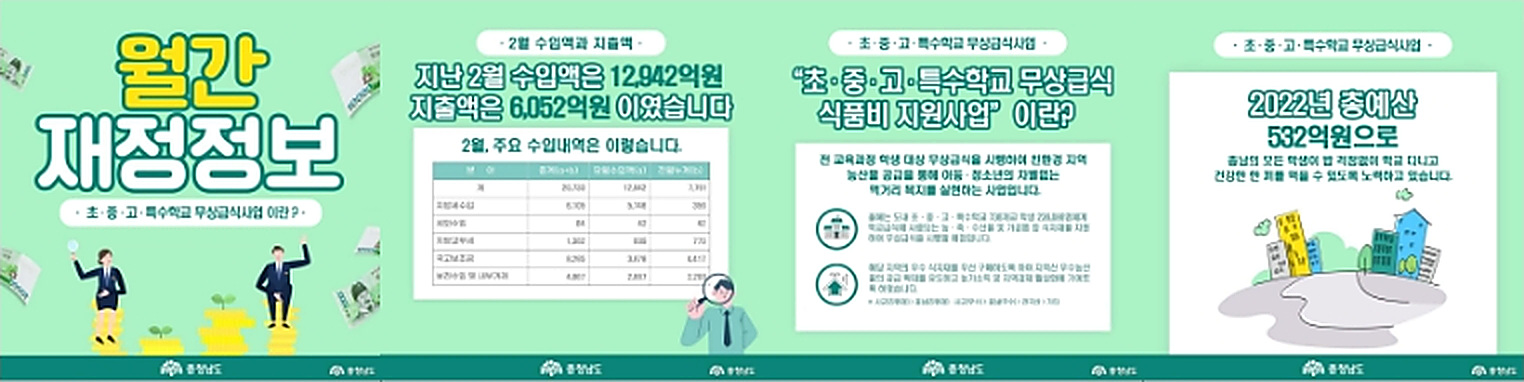
#> input picture images/content/sub/design/card-news-02.jpg, 1524 x 382 px, given in place of card_news.jpg, which was not available
$ python process_design_images.py
#> lines starting #> are read from the running program, lines starting #| are printed output that depends on the picture; pictures that were not available may be replaced by others from this repository, and a replacement may not be noted
from pathlib import Path

from PIL import Image, ImageEnhance, ImageFilter

ROOT = Path(__file__).resolve().parents[1]
DESIGN = ROOT / "images" / "content" / "sub" / "design"


def polish(image: Image.Image) -> Image.Image:
    image = image.resize((image.width * 2, image.height * 2), Image.Resampling.LANCZOS)
    image = ImageEnhance.Contrast(image).enhance(1.035)
    return image.filter(ImageFilter.UnsharpMask(radius=1.4, percent=125, threshold=3))


def stack(parts: list[Image.Image], gap: int) -> Image.Image:
    canvas = Image.new("RGB", (max(p.width for p in parts), sum(p.height for p in parts) + gap * (len(parts) - 1)), "white")
    y = 0
    for part in parts:
        canvas.paste(part, ((canvas.width - part.width) // 2, y))
        y += part.height + gap
    return canvas


def save(image: Image.Image, name: str) -> None:
    image.save(DESIGN / name, quality=94, subsampling=0, optimize=True)


card = Image.open(DESIGN / "card_news.jpg").convert("RGB")
#> card is the input picture: PIL image 1524x382 RGB; mean R, G, B 177.9, 224.5, 200.6
card_rows = [card.crop(box) for box in [(28, 108, 790, 298), (28, 497, 790, 687), (28, 883, 790, 1074), (28, 1270, 790, 1461), (28, 1652, 790, 1843)]]
#> card_rows = 5 items
save(polish(stack(card_rows, 26)), "card_news-clean.jpg")
#> in stack, `canvas = Image.new("RGB", (max(p.width for p in parts), sum(p.height f..`: canvas: PIL image 762x1057 RGB; every value is 255
#> the loop in stack, `for part in parts:` made 5 passes
#> y on passes 1 to 5: 216, 432, 649, 866, 1083
#> after the loop in stack, `for part in parts:`:
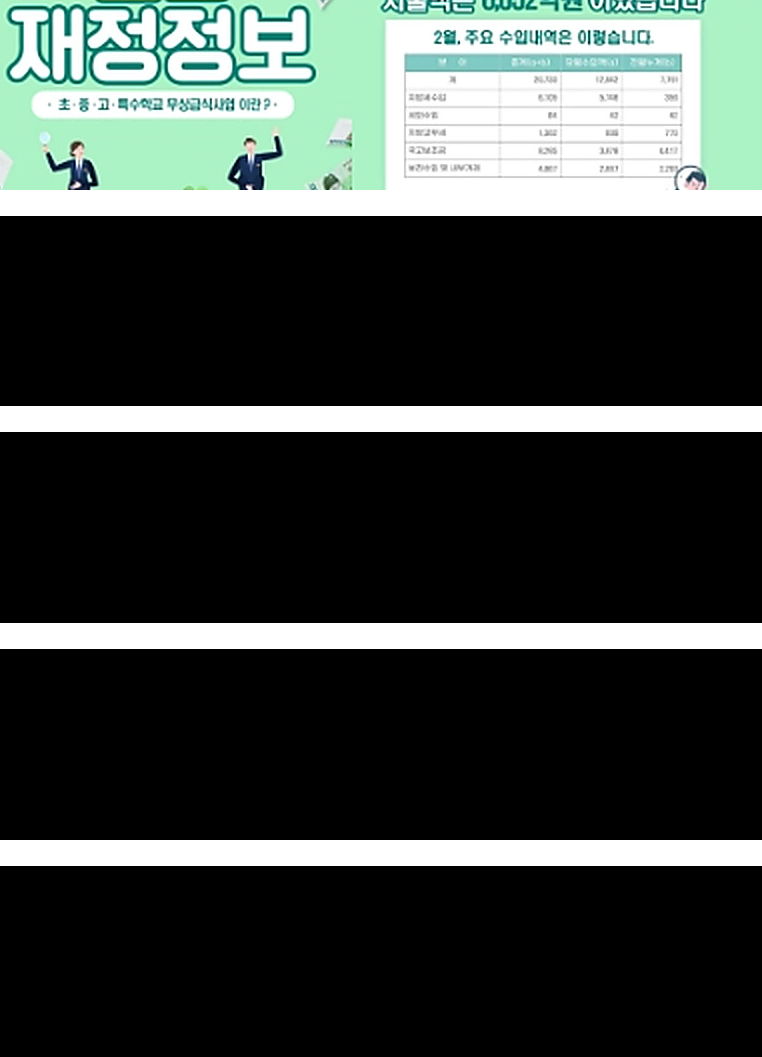
#> canvas: PIL image 762x1057 RGB; mean R, G, B 59, 66.1, 62.9
#> after the loop in stack, `for part in parts:`: y = 1083
for month, row in zip(("06", "05", "04", "03", "02"), card_rows):
    save(polish(row), f"card-news-{month}.jpg")
#> this loop made 5 passes
#> month on passes 1 to 5: '06', '05', '04', '03', '02'
#> pass 1, in polish (call 2), `image = image.resize((image.width * 2, image.height * 2), Image.Resamp..`:
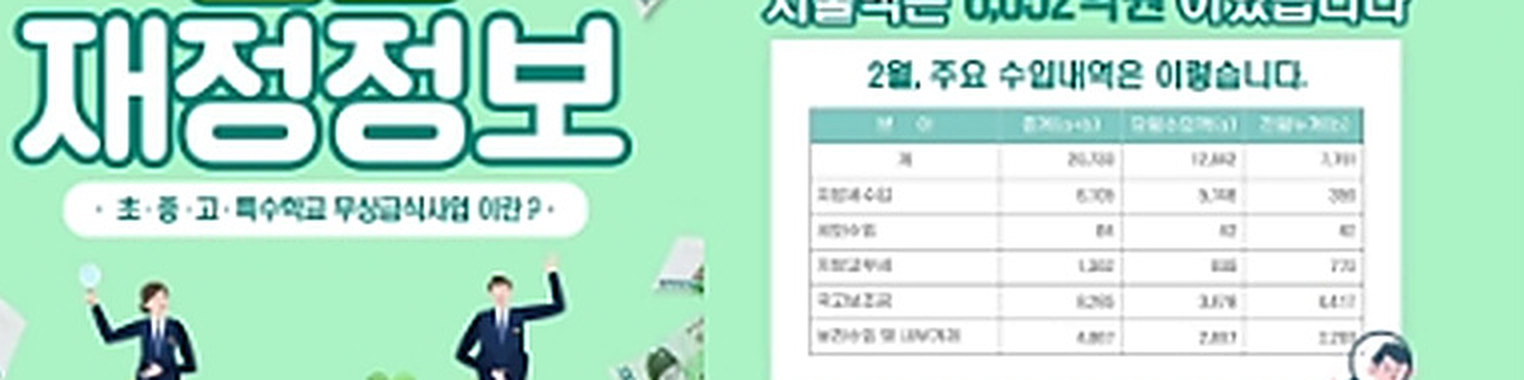
#> image: PIL image 1524x380 RGB; mean R, G, B 188.6, 228.3, 210.1

banner = Image.open(DESIGN / "banner&popup.jpg").convert("RGB")
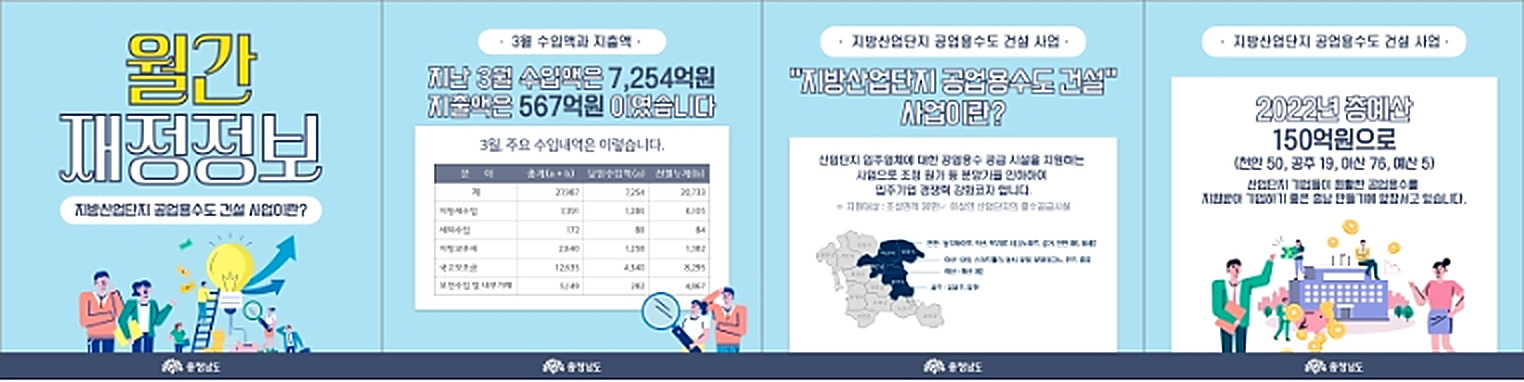
#> input picture images/content/sub/design/card-news-03.jpg, 1524 x 382 px, given in place of banner&popup.jpg, which was not available
#> banner is the input picture: PIL image 1524x382 RGB; mean R, G, B 187.5, 211.5, 221.8
save(polish(stack([banner.crop((33, 112, 784, 512)), banner.crop((33, 719, 784, 1459))], 30)), "banner-popup-clean.jpg")
#> call 2 of stack, with gap = 30
#> in stack (call 2), `canvas = Image.new("RGB", (max(p.width for p in parts), sum(p.height f..`: canvas: PIL image 751x1170 RGB; every value is 255
#> after the loop in stack (call 2), `for part in parts:`:
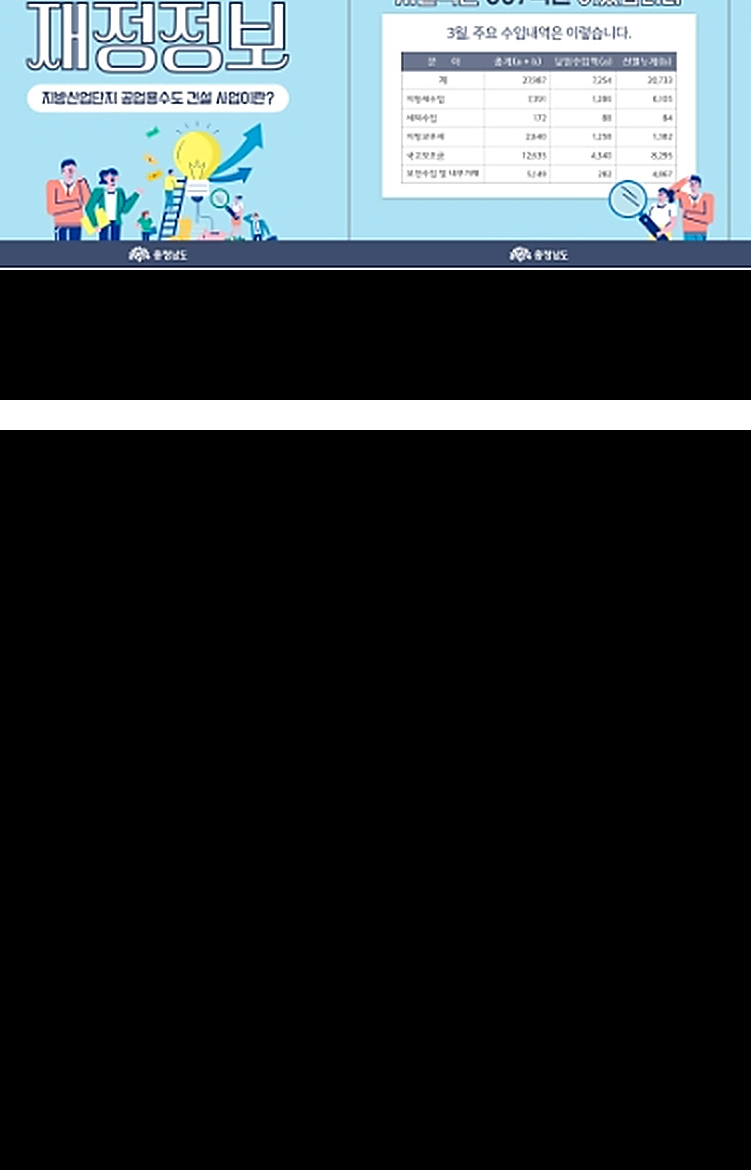
#> canvas: PIL image 751x1170 RGB; mean R, G, B 47.7, 53.8, 56.5
#> after the loop in stack (call 2), `for part in parts:`: y = 1200

proposal = Image.open(DESIGN / "proposal_cover.jpg").convert("RGB")
save(polish(proposal.crop((28, 102, 790, 338))), "proposal-cover-clean.jpg")
#> in polish (call 8), `image = image.resize((image.width * 2, image.height * 2), Image.Resamp..`:
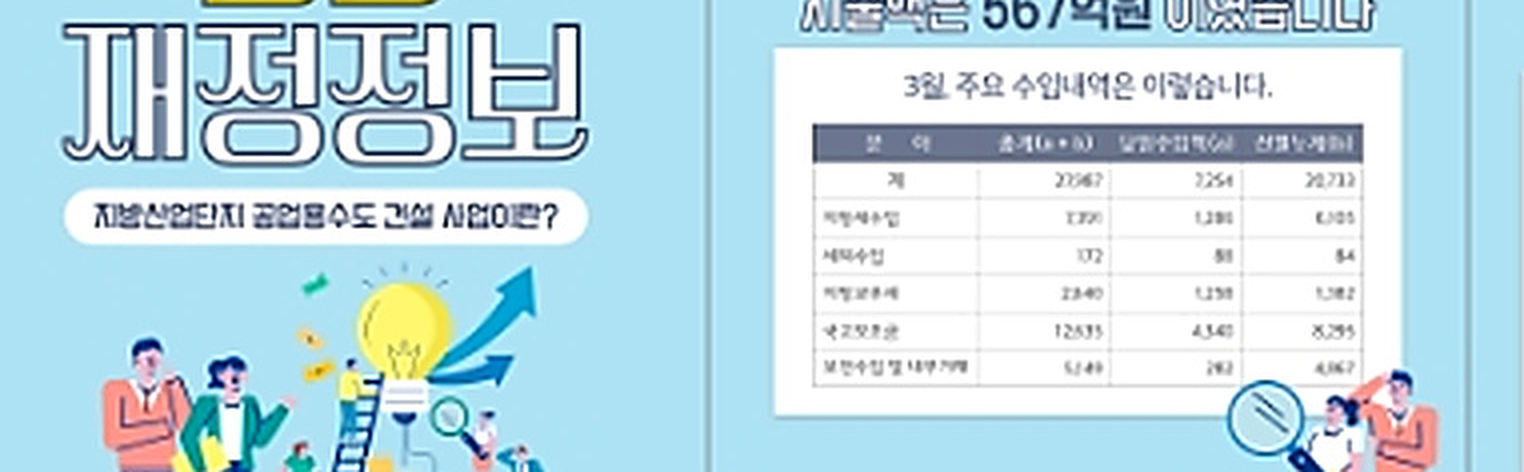
#> image: PIL image 1524x472 RGB; mean R, G, B 191.2, 218.8, 228.4
#> in polish (call 8), `return image.filter(ImageFilter.UnsharpMask(radius=1.4, percent=125, t..`:
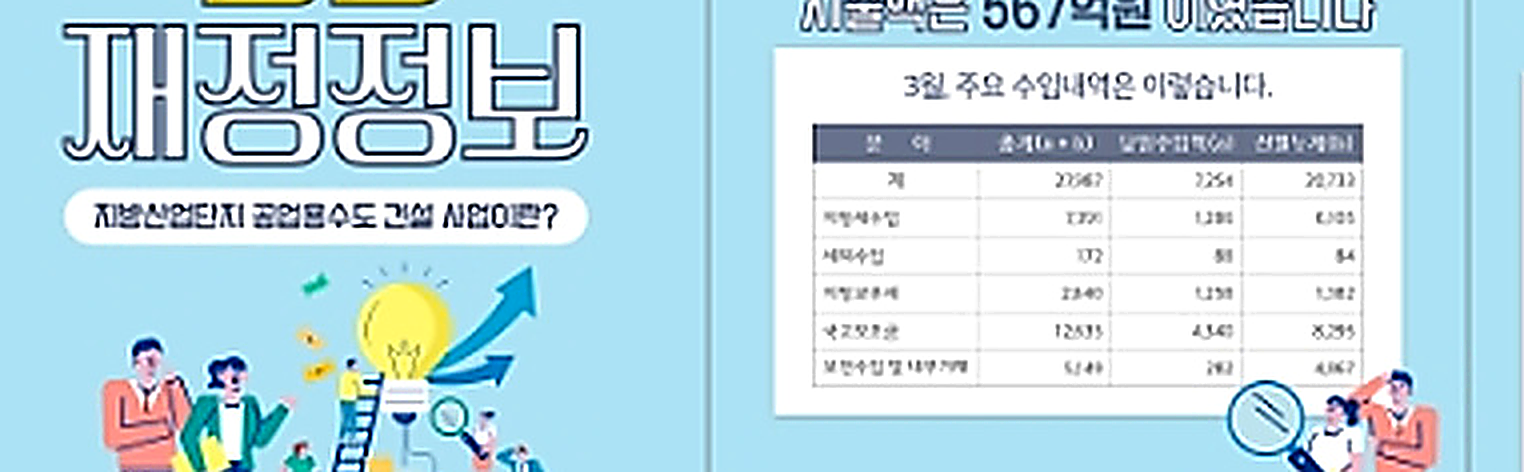
#> returned value: PIL image 1524x472 RGB; mean R, G, B 189.4, 217.7, 227.5
